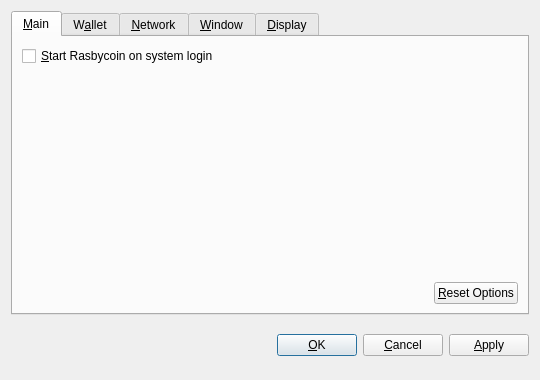
<?xml version="1.0" encoding="UTF-8"?>
<ui version="4.0">
 <class>OptionsDialog</class>
 <widget class="QDialog" name="OptionsDialog">
  <property name="geometry">
   <rect>
    <x>0</x>
    <y>0</y>
    <width>540</width>
    <height>380</height>
   </rect>
  </property>
  <property name="windowTitle">
   <string>Options</string>
  </property>
  <property name="modal">
   <bool>true</bool>
  </property>
  <layout class="QVBoxLayout" name="verticalLayout">
   <item>
    <widget class="QTabWidget" name="tabWidget">
     <property name="tabPosition">
      <enum>QTabWidget::North</enum>
     </property>
     <property name="currentIndex">
      <number>0</number>
     </property>
     <widget class="QWidget" name="tabMain">
      <attribute name="title">
       <string>&amp;Main</string>
      </attribute>
      <layout class="QVBoxLayout" name="verticalLayout_Main">
       <item>
        <widget class="QCheckBox" name="bitcoinAtStartup">
         <property name="toolTip">
          <string>Automatically start Rasbycoin after logging in to the system.</string>
         </property>
         <property name="text">
          <string>&amp;Start Rasbycoin on system login</string>
         </property>
        </widget>
       </item>
       <item>
        <spacer name="verticalSpacer_Main">
         <property name="orientation">
          <enum>Qt::Vertical</enum>
         </property>
         <property name="sizeHint" stdset="0">
          <size>
           <width>20</width>
           <height>40</height>
          </size>
         </property>
        </spacer>
       </item>
       <item>
        <layout class="QHBoxLayout" name="horizontalLayout_2_Main">
         <item>
          <spacer name="horizontalSpacer_2_Main">
           <property name="orientation">
            <enum>Qt::Horizontal</enum>
           </property>
           <property name="sizeHint" stdset="0">
            <size>
             <width>40</width>
             <height>20</height>
            </size>
           </property>
          </spacer>
         </item>
         <item>
          <widget class="QPushButton" name="resetButton">
           <property name="toolTip">
            <string>Reset all client options to default.</string>
           </property>
           <property name="text">
            <string>&amp;Reset Options</string>
           </property>
           <property name="autoDefault">
            <bool>false</bool>
           </property>
          </widget>
         </item>
        </layout>
       </item>
      </layout>
     </widget>
     <widget class="QWidget" name="tabWallet">
      <attribute name="title">
       <string>W&amp;allet</string>
      </attribute>
      <layout class="QVBoxLayout" name="verticalLayout_Network">
       <item>
        <widget class="QLabel" name="transactionFeeInfoLabel">
         <property name="text">
          <string>Optional transaction fee per kB that helps make sure your transactions are processed quickly. Most transactions are 1 kB.</string>
         </property>
         <property name="textFormat">
          <enum>Qt::PlainText</enum>
         </property>
         <property name="wordWrap">
          <bool>true</bool>
         </property>
        </widget>
       </item>
       <item>
        <layout class="QHBoxLayout" name="horizontalLayout_1_Main">
         <item>
          <widget class="QLabel" name="transactionFeeLabel">
           <property name="text">
            <string>Pay transaction &amp;fee</string>
           </property>
           <property name="textFormat">
            <enum>Qt::PlainText</enum>
           </property>
           <property name="buddy">
            <cstring>transactionFee</cstring>
           </property>
          </widget>
         </item>
         <item>
          <widget class="BitcoinAmountField" name="transactionFee"/>
         </item>
         <item>
          <spacer name="horizontalSpacer_1_Main">
           <property name="orientation">
            <enum>Qt::Horizontal</enum>
           </property>
           <property name="sizeHint" stdset="0">
            <size>
             <width>40</width>
             <height>20</height>
            </size>
           </property>
          </spacer>
         </item>
        </layout>
       </item>
       <item>
        <widget class="QLabel" name="label">
         <property name="text">
          <string>If you disable the spending of unconfirmed change, the change from a transaction cannot be used until that transaction has at least one confirmation. This also affects how your balance is computed.</string>
         </property>
         <property name="wordWrap">
          <bool>true</bool>
         </property>
        </widget>
       </item>
       <item>
        <widget class="QCheckBox" name="spendZeroConfChange">
         <property name="text">
          <string>Spend unconfirmed change  (experts only)</string>
         </property>
        </widget>
       </item>
       <item>
        <spacer name="verticalSpacer">
         <property name="orientation">
          <enum>Qt::Vertical</enum>
         </property>
         <property name="sizeHint" stdset="0">
          <size>
           <width>20</width>
           <height>40</height>
          </size>
         </property>
        </spacer>
       </item>
      </layout>
     </widget>
     <widget class="QWidget" name="tabNetwork">
      <attribute name="title">
       <string>&amp;Network</string>
      </attribute>
      <layout class="QVBoxLayout" name="verticalLayout_Network">
       <item>
        <widget class="QCheckBox" name="mapPortUpnp">
         <property name="toolTip">
          <string>Automatically open the Rasbycoin client port on the router. This only works when your router supports UPnP and it is enabled.</string>
         </property>
         <property name="text">
          <string>Map port using &amp;UPnP</string>
         </property>
        </widget>
       </item>
       <item>
        <widget class="QCheckBox" name="connectSocks">
         <property name="toolTip">
          <string>Connect to the Rasbycoin network through a SOCKS proxy (e.g. when connecting through Tor).</string>
         </property>
         <property name="text">
          <string>&amp;Connect through SOCKS proxy:</string>
         </property>
        </widget>
       </item>
       <item>
        <layout class="QHBoxLayout" name="horizontalLayout_Network">
         <item>
          <widget class="QLabel" name="proxyIpLabel">
           <property name="text">
            <string>Proxy &amp;IP:</string>
           </property>
           <property name="textFormat">
            <enum>Qt::PlainText</enum>
           </property>
           <property name="buddy">
            <cstring>proxyIp</cstring>
           </property>
          </widget>
         </item>
         <item>
          <widget class="QValidatedLineEdit" name="proxyIp">
           <property name="maximumSize">
            <size>
             <width>140</width>
             <height>16777215</height>
            </size>
           </property>
           <property name="toolTip">
            <string>IP address of the proxy (e.g. 127.0.0.1)</string>
           </property>
          </widget>
         </item>
         <item>
          <widget class="QLabel" name="proxyPortLabel">
           <property name="text">
            <string>&amp;Port:</string>
           </property>
           <property name="textFormat">
            <enum>Qt::PlainText</enum>
           </property>
           <property name="buddy">
            <cstring>proxyPort</cstring>
           </property>
          </widget>
         </item>
         <item>
          <widget class="QLineEdit" name="proxyPort">
           <property name="maximumSize">
            <size>
             <width>55</width>
             <height>16777215</height>
            </size>
           </property>
           <property name="toolTip">
            <string>Port of the proxy (e.g. 9050)</string>
           </property>
          </widget>
         </item>
         <item>
          <widget class="QLabel" name="socksVersionLabel">
           <property name="text">
            <string>SOCKS &amp;Version:</string>
           </property>
           <property name="textFormat">
            <enum>Qt::PlainText</enum>
           </property>
           <property name="buddy">
            <cstring>socksVersion</cstring>
           </property>
          </widget>
         </item>
         <item>
          <widget class="QValueComboBox" name="socksVersion">
           <property name="toolTip">
            <string>SOCKS version of the proxy (e.g. 5)</string>
           </property>
          </widget>
         </item>
         <item>
          <spacer name="horizontalSpacer_Network">
           <property name="orientation">
            <enum>Qt::Horizontal</enum>
           </property>
           <property name="sizeHint" stdset="0">
            <size>
             <width>40</width>
             <height>20</height>
            </size>
           </property>
          </spacer>
         </item>
        </layout>
       </item>
       <item>
        <spacer name="verticalSpacer_Network">
         <property name="orientation">
          <enum>Qt::Vertical</enum>
         </property>
         <property name="sizeHint" stdset="0">
          <size>
           <width>20</width>
           <height>40</height>
          </size>
         </property>
        </spacer>
       </item>
      </layout>
     </widget>
     <widget class="QWidget" name="tabWindow">
      <attribute name="title">
       <string>&amp;Window</string>
      </attribute>
      <layout class="QVBoxLayout" name="verticalLayout_Window">
       <item>
        <widget class="QCheckBox" name="minimizeToTray">
         <property name="toolTip">
          <string>Show only a tray icon after minimizing the window.</string>
         </property>
         <property name="text">
          <string>&amp;Minimize to the tray instead of the taskbar</string>
         </property>
        </widget>
       </item>
       <item>
        <widget class="QCheckBox" name="minimizeOnClose">
         <property name="toolTip">
          <string>Minimize instead of exit the application when the window is closed. When this option is enabled, the application will be closed only after selecting Quit in the menu.</string>
         </property>
         <property name="text">
          <string>M&amp;inimize on close</string>
         </property>
        </widget>
       </item>
       <item>
        <spacer name="verticalSpacer_Window">
         <property name="orientation">
          <enum>Qt::Vertical</enum>
         </property>
         <property name="sizeHint" stdset="0">
          <size>
           <width>20</width>
           <height>40</height>
          </size>
         </property>
        </spacer>
       </item>
      </layout>
     </widget>
     <widget class="QWidget" name="tabDisplay">
      <attribute name="title">
       <string>&amp;Display</string>
      </attribute>
      <layout class="QVBoxLayout" name="verticalLayout_Display">
       <item>
        <layout class="QHBoxLayout" name="horizontalLayout_1_Display">
         <item>
          <widget class="QLabel" name="langLabel">
           <property name="text">
            <string>User Interface &amp;language:</string>
           </property>
           <property name="textFormat">
            <enum>Qt::PlainText</enum>
           </property>
           <property name="buddy">
            <cstring>lang</cstring>
           </property>
          </widget>
         </item>
         <item>
          <widget class="QValueComboBox" name="lang">
           <property name="toolTip">
            <string>The user interface language can be set here. This setting will take effect after restarting Rasbycoin.</string>
           </property>
          </widget>
         </item>
        </layout>
       </item>
       <item>
        <layout class="QHBoxLayout" name="horizontalLayout_2_Display">
         <item>
          <widget class="QLabel" name="unitLabel">
           <property name="text">
            <string>&amp;Unit to show amounts in:</string>
           </property>
           <property name="textFormat">
            <enum>Qt::PlainText</enum>
           </property>
           <property name="buddy">
            <cstring>unit</cstring>
           </property>
          </widget>
         </item>
         <item>
          <widget class="QValueComboBox" name="unit">
           <property name="toolTip">
            <string>Choose the default subdivision unit to show in the interface and when sending coins.</string>
           </property>
          </widget>
         </item>
        </layout>
       </item>
       <item>
        <widget class="QCheckBox" name="displayAddresses">
         <property name="toolTip">
          <string>Whether to show Rasbycoin addresses in the transaction list or not.</string>
         </property>
         <property name="text">
          <string>&amp;Display addresses in transaction list</string>
         </property>
        </widget>
       </item>
       <item>
        <widget class="QCheckBox" name="coinControlFeatures">
         <property name="toolTip">
          <string>Whether to show coin control features or not.</string>
         </property>
         <property name="text">
          <string>Display coin &amp;control features (experts only!)</string>
         </property>
        </widget>
       </item>
       <item>
        <spacer name="verticalSpacer_Display">
         <property name="orientation">
          <enum>Qt::Vertical</enum>
         </property>
         <property name="sizeHint" stdset="0">
          <size>
           <width>20</width>
           <height>40</height>
          </size>
         </property>
        </spacer>
       </item>
      </layout>
     </widget>
    </widget>
   </item>
   <item>
    <layout class="QHBoxLayout" name="horizontalLayout_Buttons">
     <item>
      <spacer name="horizontalSpacer_1">
       <property name="orientation">
        <enum>Qt::Horizontal</enum>
       </property>
       <property name="sizeHint" stdset="0">
        <size>
         <width>40</width>
         <height>48</height>
        </size>
       </property>
      </spacer>
     </item>
     <item>
      <widget class="QLabel" name="statusLabel">
       <property name="font">
        <font>
         <weight>75</weight>
         <bold>true</bold>
        </font>
       </property>
       <property name="text">
        <string/>
       </property>
       <property name="textFormat">
        <enum>Qt::PlainText</enum>
       </property>
       <property name="wordWrap">
        <bool>true</bool>
       </property>
      </widget>
     </item>
     <item>
      <spacer name="horizontalSpacer_2">
       <property name="orientation">
        <enum>Qt::Horizontal</enum>
       </property>
       <property name="sizeHint" stdset="0">
        <size>
         <width>40</width>
         <height>48</height>
        </size>
       </property>
      </spacer>
     </item>
     <item>
      <widget class="QPushButton" name="okButton">
       <property name="text">
        <string>&amp;OK</string>
       </property>
      </widget>
     </item>
     <item>
      <widget class="QPushButton" name="cancelButton">
       <property name="text">
        <string>&amp;Cancel</string>
       </property>
       <property name="autoDefault">
        <bool>false</bool>
       </property>
      </widget>
     </item>
     <item>
      <widget class="QPushButton" name="applyButton">
       <property name="text">
        <string>&amp;Apply</string>
       </property>
       <property name="autoDefault">
        <bool>false</bool>
       </property>
      </widget>
     </item>
    </layout>
   </item>
  </layout>
 </widget>
 <customwidgets>
  <customwidget>
   <class>BitcoinAmountField</class>
   <extends>QSpinBox</extends>
   <header>bitcoinamountfield.h</header>
  </customwidget>
  <customwidget>
   <class>QValueComboBox</class>
   <extends>QComboBox</extends>
   <header>qvaluecombobox.h</header>
  </customwidget>
  <customwidget>
   <class>QValidatedLineEdit</class>
   <extends>QLineEdit</extends>
   <header>qvalidatedlineedit.h</header>
  </customwidget>
 </customwidgets>
 <resources/>
 <connections/>
</ui>
